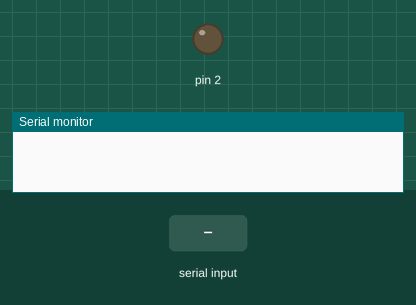
Bench run of a sketch on a simulated Arduino Uno, built with avr-gcc and run on an emulated ATmega328P. On the bench: output pins drawn as LEDs (lit = HIGH), the last lines printed to the serial monitor. Dashed ring = blinking. The test bench sets the inputs (shaded band).

Above: at 1.2 s.
1.3 s: "c" received over Serial
At 1.55 s:
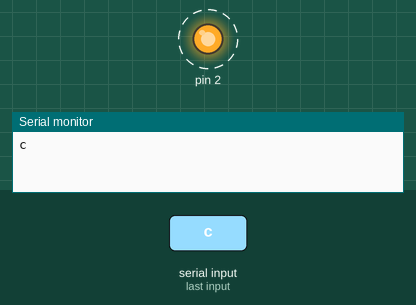
4.3 s: "1" received over Serial
At 4.3 s:
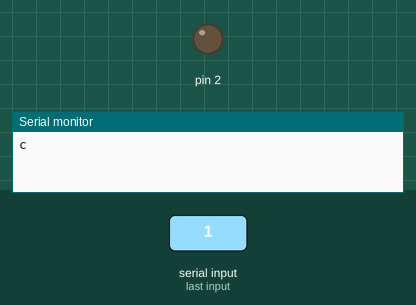
5.8 s: "a" received over Serial
At 6.6 s:
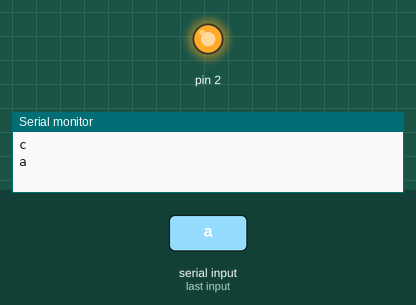
7.3 s: "0" received over Serial
At 7.8 s:
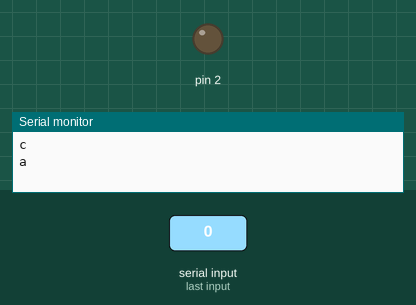
Timing chart, 0 to 9.8 s (numbered marks = the images above; inputs shaded):
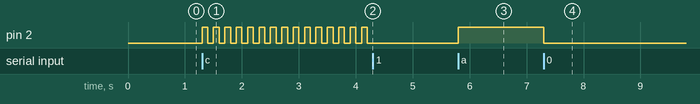

The sketch:

2Arduino_TXRX_LED_Receiver.ino
```cpp
/* This is receiver code, it will do what another Arduino sent from the sender code
 *
 * CONNECTION FOR RECEIVER
 * 1. Connect your LED in pin 2
 * 2. Connect your TX and RX pin, which are pin 1 and 0. You have to connect them in vice versa.
 * 3. Connect your both Arduino's ground together.
 * 4. Supply 5V to another arduino, if one of your arduino does not has power supply.
 */

char state; //Variable for storing character.

void setup() {
  Serial.begin(9600); //Have to match the baud rate from another arduino.
  pinMode(2, OUTPUT);
}

void loop() {
  if (Serial.available()>0)
  {
  state = Serial.read();
  switch (state)
  {
    case 'a' :
      //turn on led when receive 'a' character.
      digitalWrite(2, HIGH);
      Serial.println(state);
      break;

    case 'b' :
      //turn off led when receive 'b' character.
      digitalWrite(2, LOW);
      Serial.println(state);
      break;

    case 'c' :
      //blink led when receive 'c' character.
      Serial.println(state);
      while (Serial.available() == 0)
      {
        digitalWrite(2, HIGH);
        delay(100);
        digitalWrite(2, LOW);
        delay(100);
      } //the while loop is for keep blinking when there is no new character receive.
      break;

    default : digitalWrite(2,LOW);
              break;
              //when it receive other than 'a', 'b' and 'c', it will turn off the led.
  }
  }
}
```

Measured:
- after the input at 1.3 s, pin 2: alternates HIGH for 0.10 s and LOW for 0.10 s, starting at once
- after the input at 4.3 s, pin 2: stops changing and stays LOW
- after the input at 5.8 s, pin 2: LOW → HIGH at once
- after the input at 7.3 s, pin 2: HIGH → LOW at once
